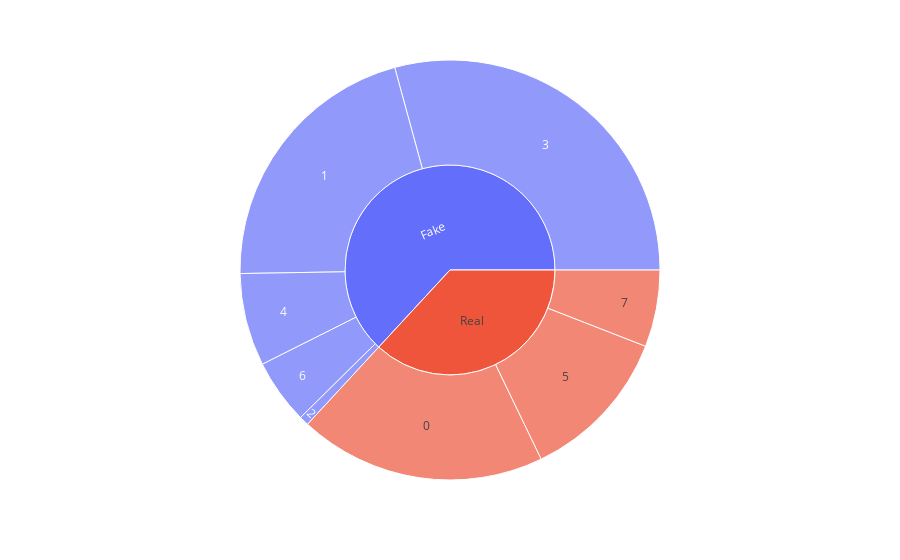

Notebook cell for this chart:
### Code cell
fig = px.sunburst(df, path=['label', 'type'])
fig.show()

### Figure 1 — Plotly figure (JSON) as saved in the notebook; plotly's stock layout.template omitted (floating-point values rounded to 4 significant figures)
{"data": [{"branchvalues": "total", "domain": {"x": [0, 1], "y": [0, 1]}, "hovertemplate": "labels=%{label}<br>count=%{value}<br>parent=%{parent}<br>id=%{id}<extra></extra>", "ids": ["Real/0", "Fake/1", "Fake/2", "Fake/3", "Fake/4", "Real/5", "Fake/6", "Real/7", "Fake", "Real"], "labels": ["0", "1", "2", "3", "4", "5", "6", "7", "Fake", "Real"], "name": "", "parents": ["Real", "Fake", "Fake", "Fake", "Fake", "Real", "Fake", "Real", "", ""], "type": "sunburst", "values": [389, 430, 15, 598, 146, 244, 102, 121, 1291, 754]}], "layout": {"legend": {"tracegroupgap": 0}, "margin": {"t": 60}}}
